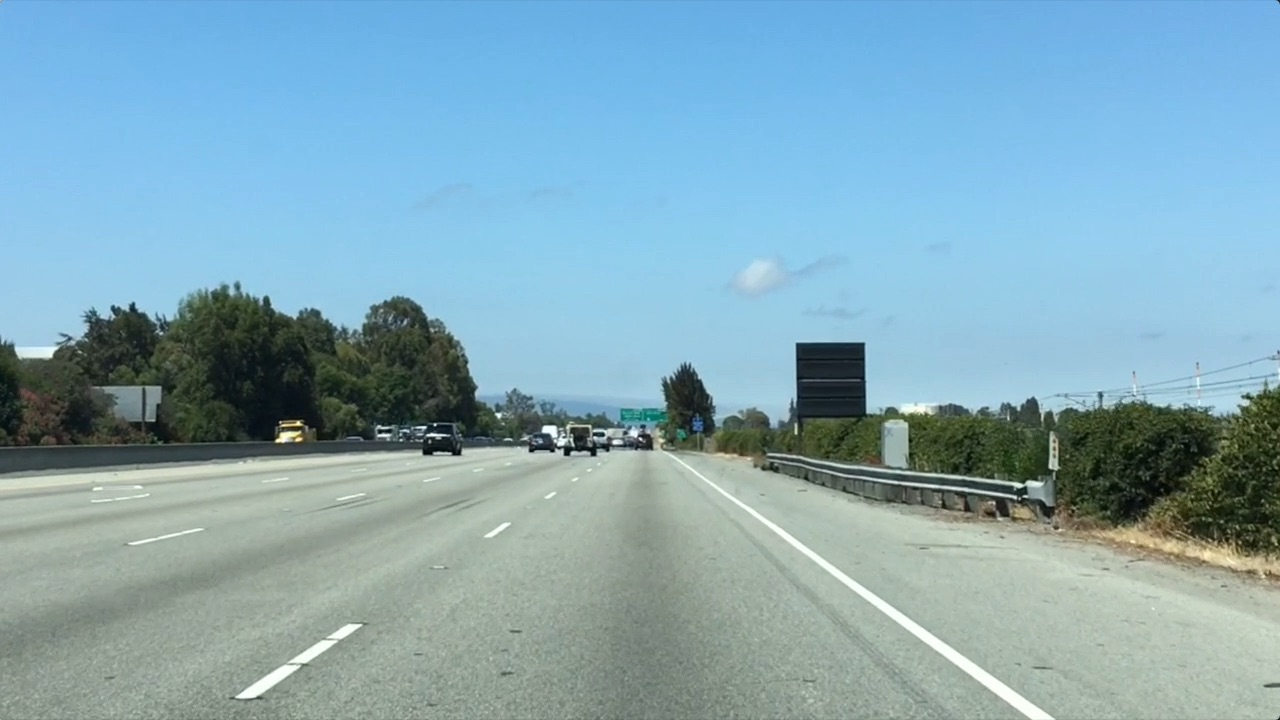
#> input picture Find Lane Lines/test.jpg, 1280 x 720 px
$ python 'color region selection.py'
#> lines starting #> are read from the running program, lines starting #| are printed output that depends on the picture; after the words box and inside, x2 and y2 are one past the last pixel; in counts of white or black regions, pixels touching at a corner belong together
import matplotlib.pyplot as plt
import matplotlib.image as mpimg
import numpy as np

'''导入图片'''
image = mpimg.imread('test.jpg')
#> image is the input picture: shape (720, 1280, 3); mean R, G, B 132, 168.5, 182.1

'''获取图片大小，复制图片'''
ysize = image.shape[0]
#> ysize = 720
xsize = image.shape[1]
#> xsize = 1280
color_select = np.copy(image)
line_image = np.copy(image)
# print('图片高度',  ysize, '图片长度', xsize)

'''选择三原色范围 0-255'''
red_threshold = 200
green_threshold = 200
blue_threshold = 200

rgb_threshold = [red_threshold, green_threshold, blue_threshold]

'''设定选择区域'''
# 三角形，三个顶点坐标
left_bottom = [0, 500]
right_bottom = [1000,660]
apex = [600, 400]

'''根据三个顶点坐标得到边（y = Ax + B）, np.polyfit返回拟合的系数[A, B]'''
fit_left = np.polyfit((left_bottom[0], apex[0]), (left_bottom[1], apex[1]), 1)
fit_right = np.polyfit((right_bottom[0], apex[0]), (right_bottom[1], apex[1]), 1)
fit_bottom = np.polyfit((left_bottom[0], right_bottom[0]), (left_bottom[1], right_bottom[1]), 1)

'''选择小于该设定值的像素点,将符合条件的设置为True'''
color_threshold = (image[:, :, 0]) < rgb_threshold[0] \
            | (image[:, :, 1] < rgb_threshold[1]) \
            | (image[:, :, 2] < rgb_threshold[2])
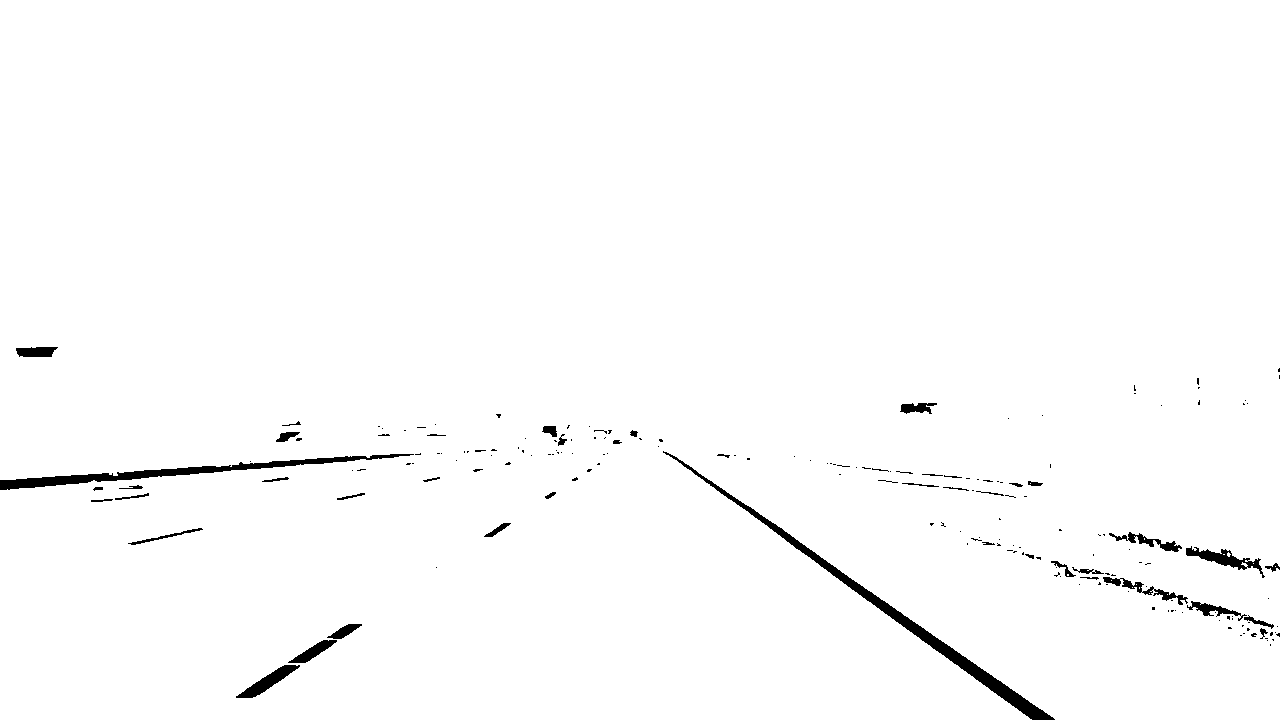
#> color_threshold: shape (720, 1280) bool; 98.6% white; 191 black regions (145 under 20 px), largest, box (x1, y1, x2, y2) and area: (663, 451, 1055, 720) 3802, (0, 454, 414, 490) 2636, (1186, 546, 1265, 578) 709

'''选择设定区域，三角形内部区域'''
# meshigrid（x，y）的作用是产生一个以向量x为行，向量y为列的矩阵
XX, YY = np.meshgrid(np.arange(0, xsize), np.arange(0, ysize))
'''注意图片的(0,0)坐标在左上，不是常规的左下'''
region_thresholds = (YY > (XX*fit_left[0] + fit_left[1])) & \
                    (YY > (XX*fit_right[0] + fit_right[1])) & \
                    (YY < (XX*fit_bottom[0] + fit_bottom[1]))

color_select[color_threshold | ~region_thresholds] = [0, 0, 0]
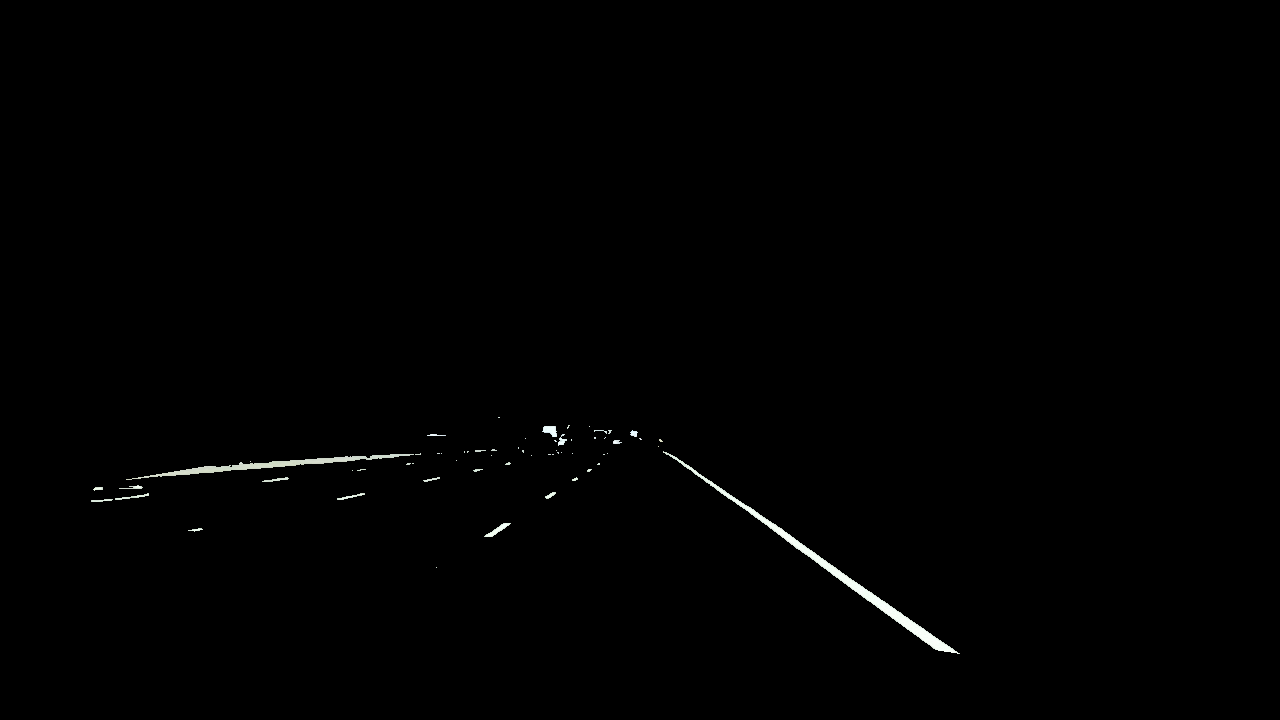
#> color_select: shape (720, 1280, 3); mean R, G, B 1.1, 1.2, 1.1
line_image[~color_threshold & region_thresholds] = [255, 0, 0]
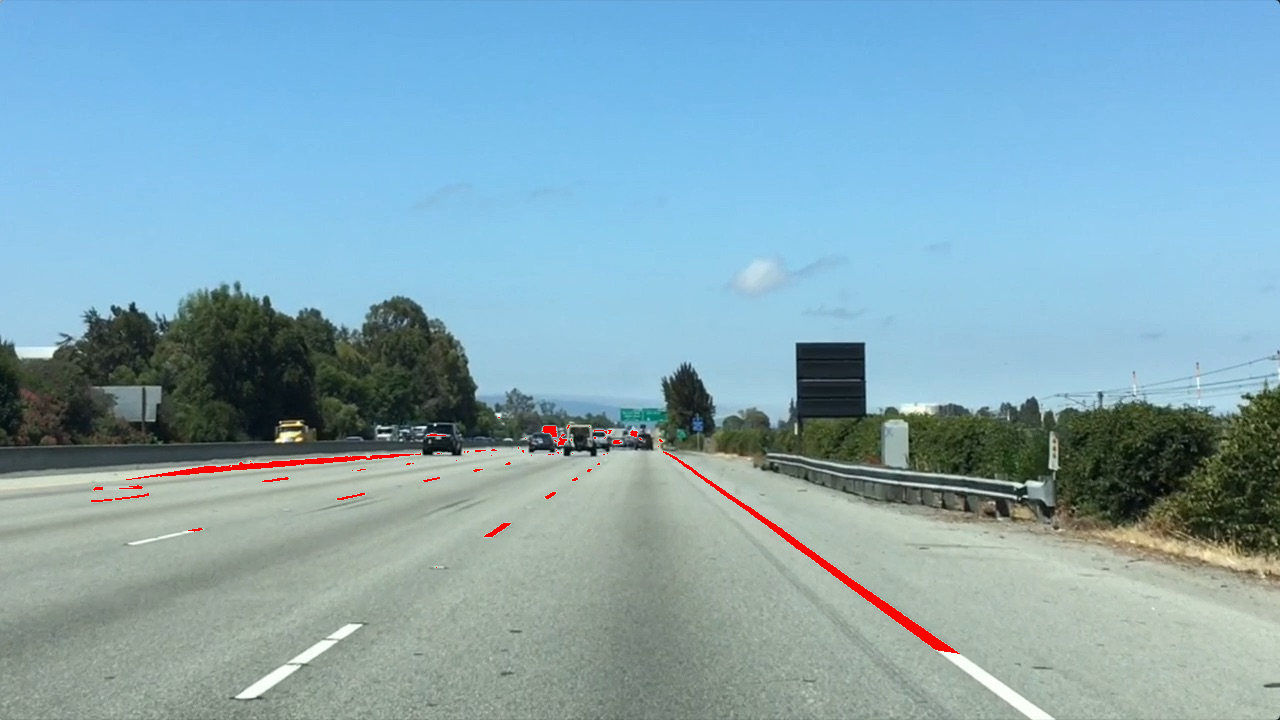
#> line_image: shape (720, 1280, 3); 0.5% of pixels changed, all inside (x1, y1, x2, y2) = (91, 417, 960, 654)

'''显示结果'''
plt.imshow(image)
'''画出选定区域'''
x = [left_bottom[0], right_bottom[0], apex[0], left_bottom[0]]
y = [left_bottom[1], right_bottom[1], apex[1], left_bottom[1]]
plt.plot(x, y, 'b--', lw=4)
plt.imshow(color_select)
plt.show()
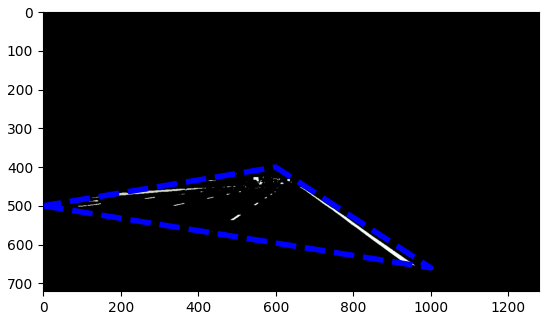
#> figure drawn by matplotlib, 1 panel
plt.imshow(line_image)
plt.show()
